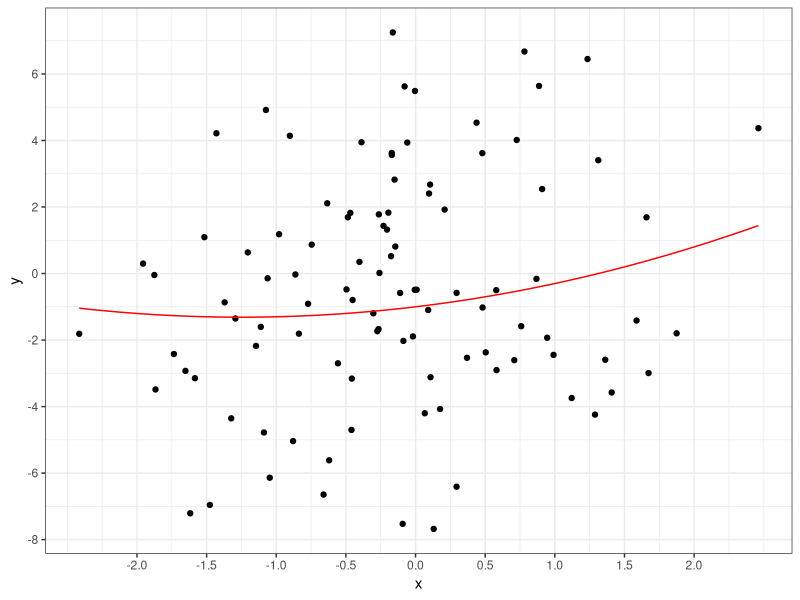
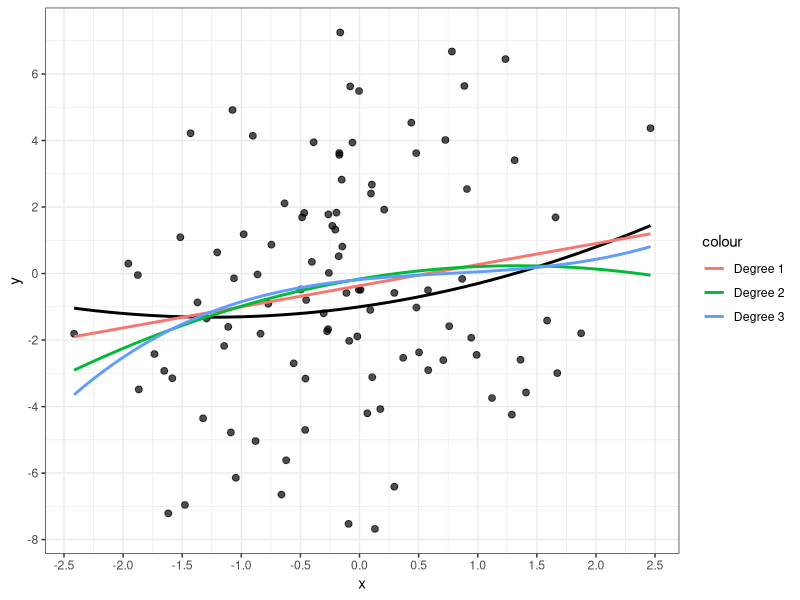
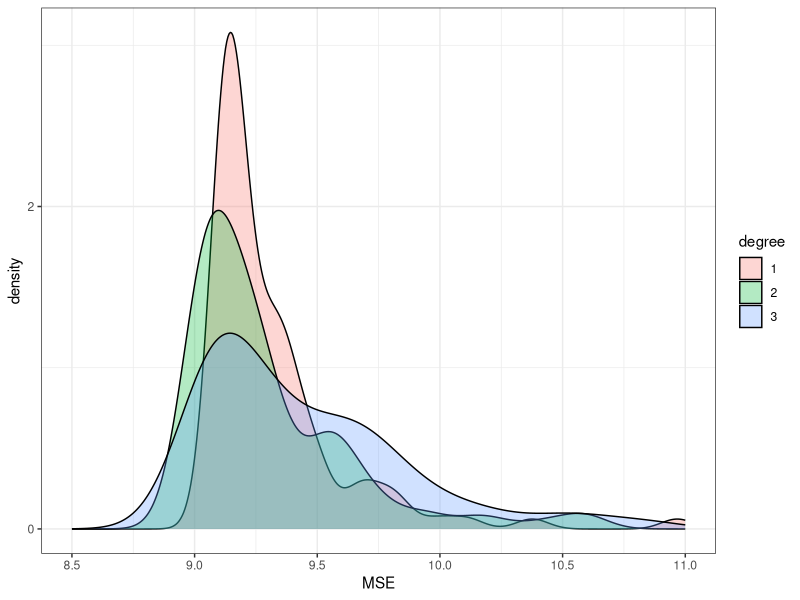

Here is the R script that generated these plots, in order:
## ---- chunk 1
#| include: false
# Set global configurations and settings here
knitr::opts_chunk$set()                 # set global chunk options
ggplot2::theme_set(ggplot2::theme_bw()) # set ggplot2 theme
## ---- chunk 2
#| message: false
#| warning: false
library(tidyverse) # functions for data manipulation
## ---- chunk 3
# generates random x values
sim_x <- function(n) {
  rnorm(n)
}

# defines function y
f <- function(x) {
  -1 + .5*x + .2*(x^2)
}

# generates y values based on x
sim_y <- function(x, sd) {
  n = length(x)
  f(x) + rnorm(n, sd = sd)
}
## ---- chunk 4
n <-  100
sd <-  3

set.seed(611)

x <- sim_x(n)
y <- sim_y(x, sd = sd)

data_train <- tibble(x,y)
## ---- chunk 5
ggplot(data_train, aes(x,y)) + geom_point() + 
  geom_function(fun = f, color = 'red') +
  scale_x_continuous(breaks=seq(-2,2, by=0.5)) +
  scale_y_continuous(breaks=seq(-50,50,by=2))


## ---- chunk 6
# fitting all three models
deg1_model = lm(y~poly(x, degree=1), data=data_train)
deg2_model = lm(y~poly(x, degree=2), data=data_train)
deg3_model = lm(y~poly(x, degree=3), data=data_train)
## ---- chunk 7
ggplot(data_train, aes(x,y)) + geom_point(size=2, alpha=0.7) + 
  geom_function(fun = f, color = 'black', size = 1) +
  stat_smooth(method = "lm", formula = y ~ poly(x, 1), aes(color = "Degree 1"), se = FALSE) + stat_smooth(method = "lm", formula = y ~ poly(x, 2), aes(color = "Degree 2"), se = FALSE) + stat_smooth(method = "lm", formula = y ~ poly(x, 3), aes(color = "Degree 3"), se = FALSE) +
  scale_x_continuous(breaks=seq(-3,3, by=.5)) +
  scale_y_continuous(breaks=seq(-50,50,by=2))  

## ---- chunk 8
n_test <- 10000
set.seed(612)

x_test <- sim_x(n_test)
y_test <- sim_y(x_test, sd=sd)
data_test <- tibble(x=x_test, y=y_test)
## ---- chunk 9
#: Function to fit, predict, and evaluate a polynomial regression model

poly_eval <- function(deg, data_train, data_test){

if(deg==0) m = lm(y~1, data=data_train) # intercept only model

else m = lm(y~poly(x, degree=deg), data=data_train) # polynomial
p = length(coef(m)) # number of parameters
#: calculate training MSE
mse_train = mean(m$residuals^2) # training MSE
#: calculate test MSE
yhat = predict(m, data_test) # predictions at test X's
mse_test = mean( (data_test$y - yhat)^2 )# test MSE
#: output a data frame of relevant info
tibble(degree=deg, edf=p, mse_train, mse_test)
}
## ---- chunk 10
poly_eval(deg=1, data_train, data_test)
poly_eval(deg=2, data_train, data_test)
poly_eval(deg=3, data_train, data_test)

## ---- chunk 11

# function that generates yhat values using true function
gen_yhat <- function(data_test) {
  
yhat_list <- vector()

for (i in 1:nrow(data_test)){
  
  yhat <- -1 + .5*data_test$x[i] + .2*(data_test$x[i]^2)
  
  yhat_list[i] <- yhat
}

yhat_list
}

yhat_list <- gen_yhat(data_test)

# get the test MSE
mse_test <- mean((data_test$y - yhat_list)^2)
## ---- chunk 12
mse_test
## ---- chunk 13
set.seed(613)

MSE_deg1 <- vector()
MSE_deg2 <- vector()
MSE_deg3 <- vector()

for (i in 1:100){
  
  n <-  100
  sd <-  3

  x <- sim_x(n)
  y <- sim_y(x, sd = sd)

  data_train <- tibble(x,y)
  
  deg1_model = lm(y~poly(x, degree=1), data=data_train)
  deg2_model = lm(y~poly(x, degree=2), data=data_train)
  deg3_model = lm(y~poly(x, degree=3), data=data_train)
  
  # caculate test MSE
  
  yhat_1 = predict(deg1_model, data_test) # predictions at test X's
  mse_test_deg1 = mean( (data_test$y - yhat_1)^2 )# test MSE
  
  yhat_2 = predict(deg2_model, data_test) # predictions at test X's
  mse_test_deg2 = mean( (data_test$y - yhat_2)^2 )# test MSE

  yhat_3 = predict(deg3_model, data_test) # predictions at test X's
  mse_test_deg3 = mean( (data_test$y - yhat_3)^2 )# test MSE

  MSE_deg1[i] <- mse_test_deg1
  MSE_deg2[i] <- mse_test_deg2
  MSE_deg3[i] <- mse_test_deg3
}

## ---- chunk 14
degree <- c(rep(1, length(MSE_deg1)),rep(2, length(MSE_deg2)),rep(3, length(MSE_deg3)))
                
MSE <- c(MSE_deg1, MSE_deg2, MSE_deg3)
kd_df <- data.frame(degree, MSE)
kd_df$degree <- as.factor(kd_df$degree)

## ---- chunk 15
ggplot(kd_df, aes(x=MSE, fill=degree)) +
  geom_density(alpha=0.3) +
  scale_x_continuous(breaks=seq(7,11, by=.5), limits = c(8.5, 11)) +
  scale_y_continuous(breaks=seq(0,50,by=2))
## ---- chunk 16
set.seed(613)

count_best_model1 <- 0
count_best_model2 <- 0
count_best_model3 <- 0

MSE_deg1 <- vector()
MSE_deg2 <- vector()
MSE_deg3 <- vector()

for (i in 1:100){
  
  n <-  100
  sd <-  3

  x <- sim_x(n)
  y <- sim_y(x, sd = sd)

  data_train <- tibble(x,y)
  
  deg1_model = lm(y~poly(x, degree=1), data=data_train)
  deg2_model = lm(y~poly(x, degree=2), data=data_train)
  deg3_model = lm(y~poly(x, degree=3), data=data_train)
  
  # caculate test MSE
  
  yhat_1 = predict(deg1_model, data_test) # predictions at test X's
  mse_test_deg1 = mean( (data_test$y - yhat_1)^2 )# test MSE
  
  yhat_2 = predict(deg2_model, data_test) # predictions at test X's
  mse_test_deg2 = mean( (data_test$y - yhat_2)^2 )# test MSE

  yhat_3 = predict(deg3_model, data_test) # predictions at test X's
  mse_test_deg3 = mean( (data_test$y - yhat_3)^2 )# test MSE
  
  if (mse_test_deg1 < mse_test_deg2 & mse_test_deg1 < mse_test_deg3){
    count_best_model1 <- count_best_model1 + 1
  }
  
  else if (mse_test_deg2 < mse_test_deg1 & mse_test_deg2 < mse_test_deg3){
    count_best_model2 <- count_best_model2 + 1
  }
  else if (mse_test_deg3 < mse_test_deg1 & mse_test_deg3 < mse_test_deg2){
    count_best_model3 <- count_best_model3 + 1
  }

  MSE_deg1[i] <- mse_test_deg1
  MSE_deg2[i] <- mse_test_deg2
  MSE_deg3[i] <- mse_test_deg3
  
}
## ---- chunk 17
model_degree <- c(1, 2, 3)
frequency_best_model <- c(count_best_model1, count_best_model2, count_best_model3)
model_compare_df <- data.frame(model_degree, frequency_best_model)
model_compare_df
## ---- chunk 18

set.seed(613)

f_function <- function(n, sd, data_test) {
  
  count_best_model1 <- 0
  count_best_model2 <- 0
  count_best_model3 <- 0

  MSE_deg1 <- vector()
  MSE_deg2 <- vector()
  MSE_deg3 <- vector()

  for (i in 1:100){
    
    n <-  n
    sd <-  sd
  
    x <- sim_x(n)
    y <- sim_y(x, sd = sd)
  
    data_train <- tibble(x,y)
    
    deg1_model = lm(y~poly(x, degree=1), data=data_train)
    deg2_model = lm(y~poly(x, degree=2), data=data_train)
    deg3_model = lm(y~poly(x, degree=3), data=data_train)
    
    # caculate test MSE
    
    yhat_1 = predict(deg1_model, data_test) # predictions at test X's
    mse_test_deg1 = mean( (data_test$y - yhat_1)^2 )# test MSE
    
    yhat_2 = predict(deg2_model, data_test) # predictions at test X's
    mse_test_deg2 = mean( (data_test$y - yhat_2)^2 )# test MSE
  
    yhat_3 = predict(deg3_model, data_test) # predictions at test X's
    mse_test_deg3 = mean( (data_test$y - yhat_3)^2 )# test MSE
    
    if (mse_test_deg1 < mse_test_deg2 & mse_test_deg1 < mse_test_deg3){
    count_best_model1 <- count_best_model1 + 1
  }
  
    else if (mse_test_deg2 < mse_test_deg1 & mse_test_deg2 < mse_test_deg3){
    count_best_model2 <- count_best_model2 + 1
  }
    else if (mse_test_deg3 < mse_test_deg1 & mse_test_deg3 < mse_test_deg2){
    count_best_model3 <- count_best_model3 + 1
  }
  
    MSE_deg1[i] <- mse_test_deg1
    MSE_deg2[i] <- mse_test_deg2
    MSE_deg3[i] <- mse_test_deg3
  }

  model_degree <- c(1, 2, 3)
  frequency_best_model <- c(count_best_model1, count_best_model2, count_best_model3)
  model_compare_df <- data.frame(model_degree, frequency_best_model)
  model_compare_df
}


## ---- chunk 19
set.seed(612)
n_test <- 10000

x_test <- sim_x(n_test)
y_test <- sim_y(x_test, sd=sd)
data_test_new <- tibble(x=x_test, y=y_test)


f_function(10000, 2, data_test_new)
## ---- chunk 20
set.seed(612)
n_test <- 300

x_test <- sim_x(n_test)
y_test <- sim_y(x_test, sd=sd)
data_test_new1 <- tibble(x=x_test, y=y_test)


f_function(300, 4, data_test_new)
